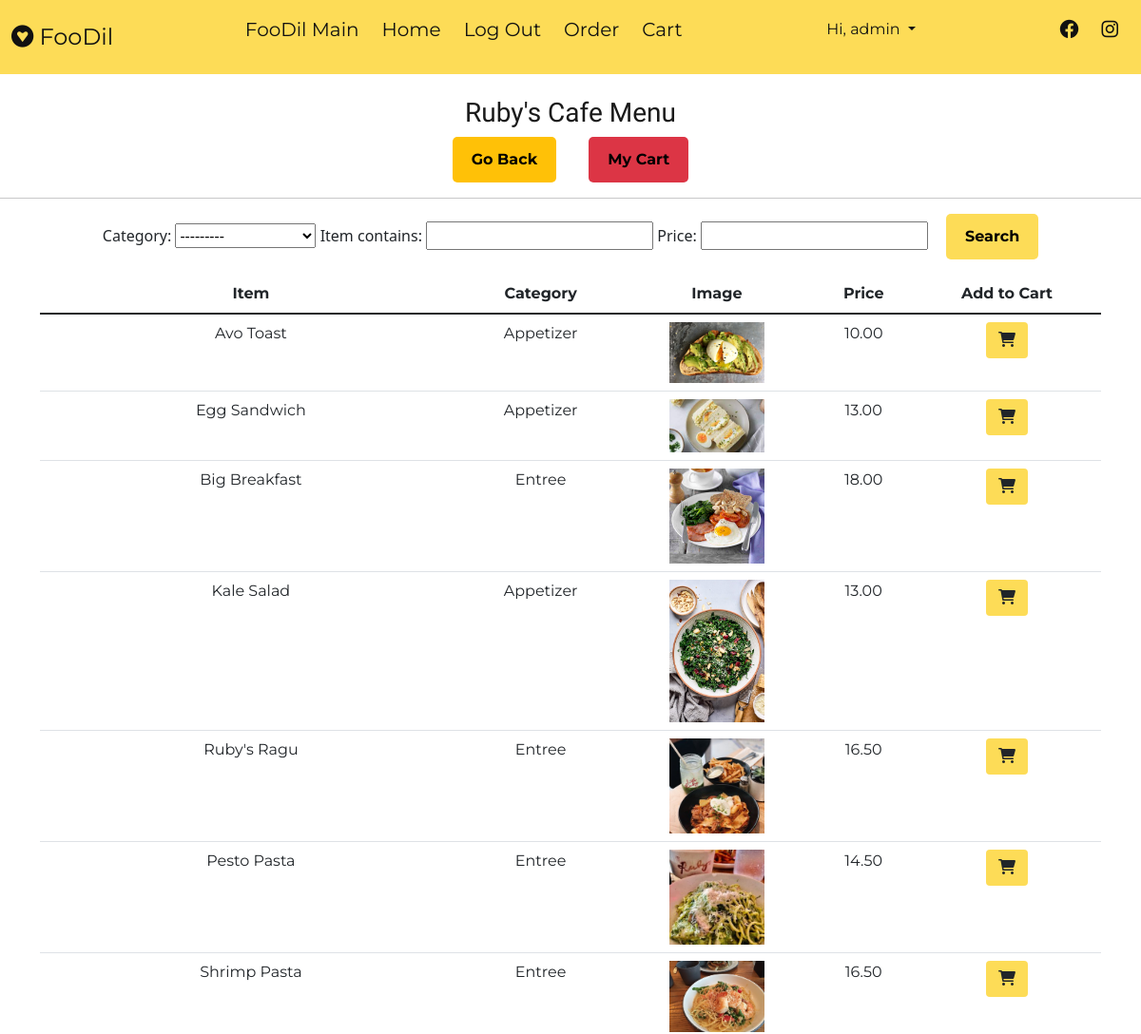
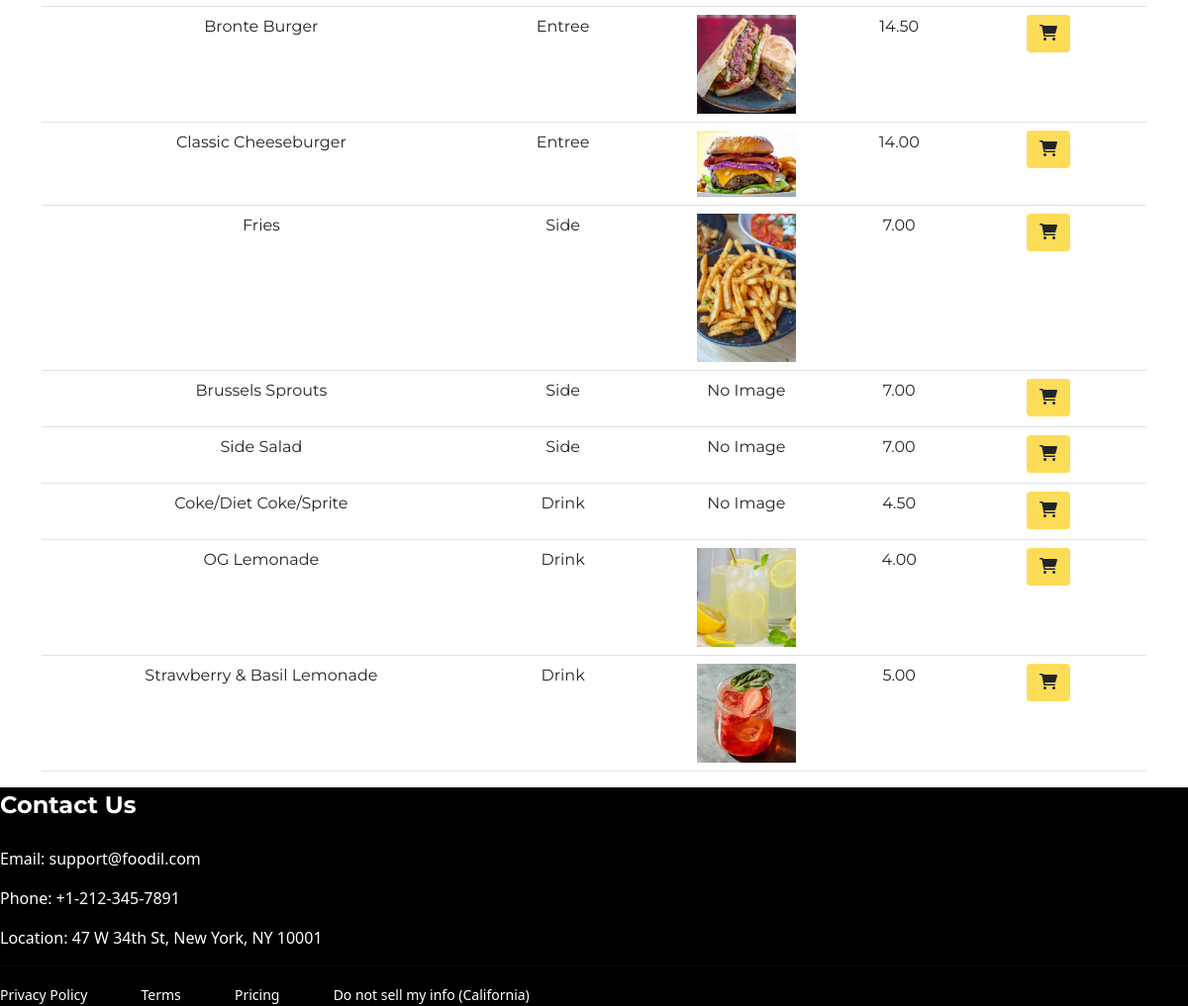
The page /customer/store_detail/1/ (signed in) on the database its author committed (2 pictures, top to bottom).
### restaurant/models.py (models this page shows, shortened)
class Restaurant_Account(models.Model):
    user = models.OneToOneField(User, on_delete=models.CASCADE)
    is_customer = models.BooleanField(default=False)
    is_restaurant = models.BooleanField(default=True)
    restaurantID = models.AutoField(primary_key=True)
    name = models.CharField(max_length=200)
    isActive = models.BooleanField(default=True)
    image = models.ImageField(upload_to='images/', blank=True)
    phoneNumberRegex = RegexValidator(regex = r"^(?:(?:\+?1\s*(?:[.-]\s*)?)?(?:\(\s*([2-9]1[02-9]|[2-9][02-8]1|[2-9][02-8][02-9])\s*\)|([2-9]1[02-9]|[2-9][02-8]1|[2-9][02-8][02-9]))\s*(?:[.-]\s*)?)?([2-9]1[02-9]|[2-9][02-9]1|[2-9][02-9]{2})\s*(?:[.-]\s*)?([0-9]{4})(?:\s*(?:#|x\.?|ext\.?|extension)\s*(\d+))?$")
    phone = models.CharField(validators = [phoneNumberRegex], max_length = 12, unique = True)
    website = models.URLField(blank=True)
    country = models.CharField(max_length=50)
    def __str__(self):
        return str(self.restaurantID)

class Menu(models.Model):
    restaurantID = models.ForeignKey(Restaurant_Account, on_delete=models.CASCADE, default=None, null=True)
    item = models.CharField(max_length=100)
    itemImage = models.ImageField(upload_to='images/', blank=True)
    price = models.DecimalField(max_digits=6, decimal_places=2)
    category = models.CharField(
        max_length=20,
        choices=CHOICES)

### customer/decorators.py (the view)
        def wrapper_func(request, *args, **kwargs):
            group = None
            if request.user.groups.exists():
                group = request.user.groups.all()[0].name
            if group in allowed_roles:
                return view_func(request, *args, **kwargs)
            else:
                return HttpResponse('You are not authorized to view this page. You need to login as a customer. To sign up or login, please logout first.')

### customer/views.py (called while the page is built)
@login_required(login_url='login')
@allowed_users(allowed_roles=['admin', 'customer'])
def Store_Detail(request, restaurantID):
    menu = Menu.objects.filter(restaurantID=restaurantID)
    store = Restaurant_Account.objects.get(restaurantID=restaurantID)
    item_filter = MenuFilter(request.GET, queryset=menu)
    menu = item_filter.qs
    context = {'menu':menu, 'store':store, 'item_filter':item_filter}
    return render(request, 'customer/store_detail.html', context)

### templates/customer/store_detail.html (shortened to what this page needs)
{% extends 'customer/base.html' %}
{% load static %}
{% block content %}
<br>
<center>
    <h3>{{ store.name }} Menu</h3>
    <button class="btn-warning myBtn"><a href="{% url 'order' %}" style="text-decoration: none; color:black;">Go
            Back</a></button>
    <button class="btn-danger myBtn" style="margin-left: 30px;"><a href="{% url 'cart' %}"
            style="text-decoration: none; color:black;">My Cart</a></button>
</center>
<hr>
<div class="container">
    <form method="get" class="text-center">
        <p> {{item_filter.form}}
            <button class="myBtn" type="submit" style="margin-left: 15px; ">Search</button>
        </p>
    </form>
    <table class="table table-hover text-center" style="font-family: 'Montserrat', sans-serif;">
        <thead>
            <tr>
                <th scope="col">Item</th>
                <th scope="col">Category</th>
                <th scope="col">Image</th>
                <th scope="col">Price</th>
                <th scope="col">Add to Cart</th>
            </tr>
        </thead>
        <tbody>
            {% for item in menu %}
            <tr>
                <td>{{item.item}}</td>
                <td>{{item.category}}</td>
                <td>
                    {% if item.itemImage %}
                    <img src="{{ item.itemImage.url }}" style="width:100px;">
                    {% else %}
                    <p>No Image</p>
                    {% endif %}
                </td>
                <td>{{ item.price }}</td>
                <td>
                    <button data-rid={{item.restaurantID}} data-item={{item.id}} data-action="add"
                        class="btn add-btn update-cart" onclick="added()"
                        style="outline:none; box-shadow: none; background-color: #fddc57; border-radius: 4px;"><i
                            class="fa-solid fa-cart-shopping"></i></button><br>
                </td>
            </tr>
            {% endfor %}
        </tbody>
    </table>
</div>
{% endblock %}

### templates/customer/base.html (shortened to what this page needs)
{% load static %}
<!DOCTYPE html>
<html lang="en">
<head>
    <link rel="stylesheet" href="{% static 'customer/css/style.css' %}?after">
    <link href="https://cdn.jsdelivr.net/npm/bootstrap@5.1.3/dist/css/bootstrap.min.css" rel="stylesheet"
>
    <link rel="stylesheet" href="https://cdnjs.cloudflare.com/ajax/libs/font-awesome/6.0.0/css/all.min.css"
 />
</head>
<body>
    <div class="culmn">
        <nav class="main_navbar">
            <div class="navbar__logo">
                <i class="fa-brands fa-gratipay"></i>
                <a href="{% url 'index' %}">FooDil</a>
            </div>
            <ul class="navbar__menu">
                <li><a href="{% url 'main' %}">FooDil Main</a></li>
                {% if user.is_authenticated %}
                <li><a href="{% url 'index' %}">Home</a></li>
                <li><a href="{% url 'logout' %}">Log Out</a></li>
                {% else %}
                <li><a href="{% url 'login' %}">Login</a></li>
                {% endif %}
                <li><a href="{% url 'order' %}">Order</a></li>
                <li><a href="{% url 'cart' %}">Cart</a></li>
            </ul>
            {% if user.is_authenticated %}
            <ul class="navbar__hello">
                <li id="hello-msg">
                    <div class="dropdown show">
                        <a class="btn myDropdown dropdown-toggle" href="#" role="button" id="dropdownMenuLink"
                            data-toggle="dropdown" aria-haspopup="true" aria-expanded="false"
                            style="box-shadow:none; outline:none;">
                            Hi, {{ request.user.first_name }}
                        </a>
                    </div>
                </li>
            </ul>
            {% endif %}
            <ul class="navbar__links">
                <li><a href="http://facebook.com"><i class="fa-brands fa-facebook"></i></a></li>
                <li><a href="http://instagram.com"><i class="fa-brands fa-instagram"></i></a></li>
            </ul>
        </nav>
        {% block content %}
        {% endblock %}
    </div>
    {% include 'customer/footer.html' %}
</body>
</html>

### customer/static/customer/css/style.css (style rules this page uses)
html, body { font-size: 16px; color: #797979; width: 100%; padding: 0; margin-left: 0; margin-right: 0; font-weight: 400; width: 100%; font-family: 'Raleway', sans-serif; }
h1, h2, h3, h4, h5, h6 { margin: 0; font-family: 'Raleway', sans-serif; color: #1a1a1a; margin-bottom: 10px; }
h3 { font-size: 1.500rem; line-height: 2rem; }
.culmn { width: 100%; overflow: hidden; }
.main_navbar { display: flex; justify-content: space-between; align-items: center; background-color: #fddc57; padding: 8px 12px; font-family: 'Montserrat', sans-serif; }
.main_navbar a { text-decoration: none; color: #111; }
.navbar__logo { font-size: 24px; color: #111; }
.navbar__menu { font-size: 20px; display: flex; list-style: none; padding-left: 0; }
.navbar__hello { font-size: 20px; display: flex; list-style: none; padding-left: 0; }
.navbar__links { font-size: 20px; list-style: none; color: #111; display: flex; padding-left: 0; }
.navbar__links li { padding: 8px 12px; }
.navbar__menu li { padding: 8px 12px; }
.myBtn, .myDropdown { padding: 12px 20px; border-radius: 5px; border-style: none; font-family: 'Montserrat', sans-serif; background-color: #fddc57; font-weight: bold; }
.update-cart { background-color:#fddc57; }

### rows shown on the page
Restaurant_Account: name "Ruby's Cafe"
Menu: item "Avo Toast", category "Appetizer", itemImage (picture), price "10.00"
Menu: item "Egg Sandwich", category "Appetizer", itemImage (picture), price "13.00"
Menu: item "Big Breakfast", category "Entree", itemImage (picture), price "18.00"
Menu: item "Kale Salad", category "Appetizer", itemImage (picture), price "13.00"
Menu: item "Ruby's Ragu", category "Entree", itemImage (picture), price "16.50"
Menu: item "Pesto Pasta", category "Entree", itemImage (picture), price "14.50"
Menu: item "Shrimp Pasta", category "Entree", itemImage (picture), price "16.50"
Menu: item "Bronte Burger", category "Entree", itemImage (picture), price "14.50"
Menu: item "Classic Cheeseburger", category "Entree", itemImage (picture), price "14.00"
Menu: item "Fries", category "Side", itemImage (picture), price "7.00"
Menu: item "Brussels Sprouts", category "Side", itemImage "No Image", price "7.00"
Menu: item "Side Salad", category "Side", itemImage "No Image", price "7.00"
Menu: item "Coke/Diet Coke/Sprite", category "Drink", itemImage "No Image", price "4.50"
Menu: item "OG Lemonade", category "Drink", itemImage (picture), price "4.00"
Menu: item "Strawberry & Basil Lemonade", category "Drink", itemImage (picture), price "5.00"

### other values the page prints
{{ request.user.first_name }} "admin"
